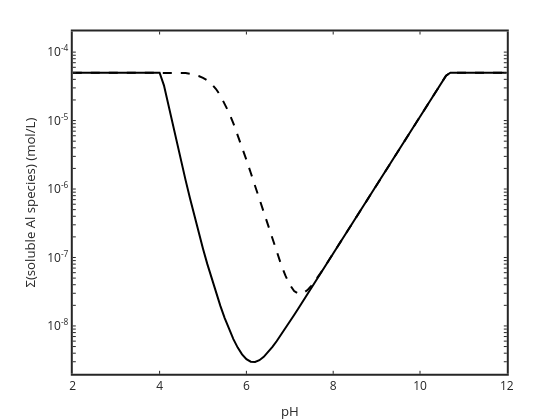

Notebook source saved alongside this figure:
### Code cell
%semilogy(pH,Al,'linewidth',2,pH,AlOH3s,'linewidth',2,pH,AlOH4,'linewidth',2, ...
%pH,Al13,'linewidth',2)
%solubleAl=AlT-AlOH3s;
semilogy(pH,solubleAlnoL,'k-','linewidth',2)
hold on
semilogy(pH,solubleAlwithL,'k--','linewidth',2)
set(gca,'linewidth',2,'fontsize',12)
%legend('Al3+','AlOH3s','AlOH4','Al13')
axis([2 12 2e-9 2e-4])
xlabel('pH'); ylabel('\Sigma(soluble Al species) (mol/L)')

### Figure 1 — Plotly figure (JSON) as saved in the notebook; plotly's stock layout.template omitted (floating-point values rounded to 4 significant figures)
{"data": [{"line": {"color": "rgb(0,0,0)", "dash": "solid", "width": 2}, "marker": {"color": "rgb(0,0,0)", "line": {"color": "rgb(0,0,0)"}, "size": 6, "symbol": "none"}, "mode": "lines", "name": "", "showlegend": false, "type": "scatter", "visibility": true, "x": [2, 2.1, 2.2, 2.3, 2.4, 2.5, 2.6, 2.7, 2.8, 2.9, 3, 3.1, 3.2, 3.3, 3.4, 3.5, 3.6, 3.7, 3.8, 3.9, 4, 4.1, 4.2, 4.3, 4.4, 4.5, 4.6, 4.7, 4.8, 4.9, 5, 5.1, 5.2, 5.3, 5.4, 5.5, 5.6, 5.7, 5.8, 5.9, 6, 6.1, 6.2, 6.3, 6.4, 6.5, 6.6, 6.7, 6.8, 6.9, 7, 7.1, 7.2, 7.3, 7.4, 7.5, 7.6, 7.7, 7.8, 7.9, 8, 8.1, 8.2, 8.3, 8.4, 8.5, 8.6, 8.7, 8.8, 8.9, 9, 9.1, 9.2, 9.3, 9.4, 9.5, 9.6, 9.7, 9.8, 9.9, 10, 10.1, 10.2, 10.3, 10.4, 10.5, 10.6, 10.7, 10.8, 10.9, 11, 11.1, 11.2, 11.3, 11.4, 11.5, 11.6, 11.7, 11.8, 11.9, 12], "xaxis": "x", "y": [5e-05, 5e-05, 5e-05, 5e-05, 5e-05, 5e-05, 5e-05, 5e-05, 5e-05, 5e-05, 5e-05, 5e-05, 5e-05, 5e-05, 5e-05, 5e-05, 5e-05, 5e-05, 5e-05, 5e-05, 5e-05, 3.267e-05, 1.692e-05, 8.832e-06, 4.653e-06, 2.478e-06, 1.337e-06, 7.325e-07, 4.081e-07, 2.319e-07, 1.346e-07, 7.995e-08, 4.871e-08, 3.048e-08, 1.963e-08, 1.304e-08, 8.971e-09, 6.423e-09, 4.824e-09, 3.841e-09, 3.274e-09, 3.01e-09, 2.983e-09, 3.162e-09, 3.538e-09, 4.121e-09, 4.934e-09, 6.017e-09, 7.424e-09, 9.229e-09, 1.153e-08, 1.444e-08, 1.812e-08, 2.277e-08, 2.863e-08, 3.602e-08, 4.533e-08, 5.705e-08, 7.18e-08, 9.038e-08, 1.138e-07, 1.432e-07, 1.803e-07, 2.27e-07, 2.858e-07, 3.598e-07, 4.529e-07, 5.702e-07, 7.178e-07, 9.037e-07, 1.138e-06, 1.432e-06, 1.803e-06, 2.27e-06, 2.858e-06, 3.597e-06, 4.529e-06, 5.702e-06, 7.178e-06, 9.036e-06, 1.138e-05, 1.432e-05, 1.803e-05, 2.27e-05, 2.858e-05, 3.597e-05, 4.529e-05, 5e-05, 5e-05, 5e-05, 5e-05, 5e-05, 5e-05, 5e-05, 5e-05, 5e-05, 5e-05, 5e-05, 5e-05, 5e-05, 5e-05], "yaxis": "y"}, {"line": {"color": "rgb(0,0,0)", "dash": "dash", "width": 2}, "marker": {"color": "rgb(0,0,0)", "line": {"color": "rgb(0,0,0)"}, "size": 6, "symbol": "none"}, "mode": "lines", "name": "", "showlegend": false, "type": "scatter", "visibility": true, "x": [2, 2.1, 2.2, 2.3, 2.4, 2.5, 2.6, 2.7, 2.8, 2.9, 3, 3.1, 3.2, 3.3, 3.4, 3.5, 3.6, 3.7, 3.8, 3.9, 4, 4.1, 4.2, 4.3, 4.4, 4.5, 4.6, 4.7, 4.8, 4.9, 5, 5.1, 5.2, 5.3, 5.4, 5.5, 5.6, 5.7, 5.8, 5.9, 6, 6.1, 6.2, 6.3, 6.4, 6.5, 6.6, 6.7, 6.8, 6.9, 7, 7.1, 7.2, 7.3, 7.4, 7.5, 7.6, 7.7, 7.8, 7.9, 8, 8.1, 8.2, 8.3, 8.4, 8.5, 8.6, 8.7, 8.8, 8.9, 9, 9.1, 9.2, 9.3, 9.4, 9.5, 9.6, 9.7, 9.8, 9.9, 10, 10.1, 10.2, 10.3, 10.4, 10.5, 10.6, 10.7, 10.8, 10.9, 11, 11.1, 11.2, 11.3, 11.4, 11.5, 11.6, 11.7, 11.8, 11.9, 12], "xaxis": "x", "y": [5e-05, 5e-05, 5e-05, 5e-05, 5e-05, 5e-05, 5e-05, 5e-05, 5e-05, 5e-05, 5e-05, 5e-05, 5e-05, 5e-05, 5e-05, 5e-05, 5e-05, 5e-05, 5e-05, 5e-05, 5e-05, 5e-05, 5e-05, 5e-05, 5e-05, 5e-05, 4.966e-05, 4.822e-05, 4.667e-05, 4.469e-05, 4.205e-05, 3.854e-05, 3.41e-05, 2.888e-05, 2.327e-05, 1.781e-05, 1.3e-05, 9.108e-06, 6.183e-06, 4.1e-06, 2.675e-06, 1.726e-06, 1.106e-06, 7.055e-07, 4.494e-07, 2.866e-07, 1.836e-07, 1.19e-07, 7.877e-08, 5.428e-08, 3.996e-08, 3.239e-08, 2.945e-08, 2.992e-08, 3.314e-08, 3.886e-08, 4.712e-08, 5.817e-08, 7.251e-08, 9.083e-08, 1.141e-07, 1.434e-07, 1.804e-07, 2.271e-07, 2.858e-07, 3.598e-07, 4.529e-07, 5.702e-07, 7.178e-07, 9.037e-07, 1.138e-06, 1.432e-06, 1.803e-06, 2.27e-06, 2.858e-06, 3.597e-06, 4.529e-06, 5.702e-06, 7.178e-06, 9.036e-06, 1.138e-05, 1.432e-05, 1.803e-05, 2.27e-05, 2.858e-05, 3.597e-05, 4.529e-05, 5e-05, 5e-05, 5e-05, 5e-05, 5e-05, 5e-05, 5e-05, 5e-05, 5e-05, 5e-05, 5e-05, 5e-05, 5e-05, 5e-05], "yaxis": "y"}], "layout": {"height": 420, "hovermode": "closest", "margin": {"b": 0, "l": 0, "r": 0, "t": 0}, "plot_bgcolor": "rgba(0,0,0,0)", "showlegend": false, "width": 560, "xaxis": {"anchor": "y", "autorange": false, "domain": [0.13, 0.905], "exponentformat": "none", "gridcolor": "rgba(38,38,38,0.15)", "gridwidth": 2, "linecolor": "rgb(38,38,38)", "linewidth": 2, "mirror": "ticks", "range": [2, 12], "showgrid": false, "showline": true, "side": "bottom", "spikedash": "solid", "spikemode": "across", "spikesides": false, "spikethickness": 1, "tickangle": 0, "tickcolor": "rgb(38,38,38)", "tickfont": {"color": "rgb(38,38,38)", "size": 12}, "ticklen": 3, "ticks": "inside", "ticktext": ["2", "4", "6", "8", "10", "12"], "tickvals": [2, 4, 6, 8, 10, 12], "title": {"font": {"color": "rgb(38,38,38)", "size": 13.2}, "text": "pH"}, "type": "linear", "visible": true, "zeroline": false}, "yaxis": {"anchor": "x", "autorange": false, "domain": [0.11, 0.925], "exponentformat": "none", "gridcolor": "rgba(38,38,38,0.15)", "gridwidth": 2, "linecolor": "rgb(38,38,38)", "linewidth": 2, "mirror": "ticks", "range": [-8.699, -3.699], "showgrid": false, "showline": true, "side": "left", "spikedash": "solid", "spikemode": "across", "spikesides": false, "spikethickness": 1, "tickangle": 0, "tickcolor": "rgb(38,38,38)", "tickfont": {"color": "rgb(38,38,38)", "size": 12}, "ticklen": 3, "ticks": "inside", "ticktext": ["", "", "", "", "", "", "", "", "10<sup>-8</sup>", "", "", "", "", "", "", "", "", "10<sup>-7</sup>", "", "", "", "", "", "", "", "", "10<sup>-6</sup>", "", "", "", "", "", "", "", "", "10<sup>-5</sup>", "", "", "", "", "", "", "", "", "10<sup>-4</sup>", ""], "tickvals": [2e-09, 3e-09, 4e-09, 5e-09, 6e-09, 7e-09, 8e-09, 9e-09, 1e-08, 2e-08, 3e-08, 4e-08, 5e-08, 6e-08, 7e-08, 8e-08, 9e-08, 1e-07, 2e-07, 3e-07, 4e-07, 5e-07, 6e-07, 7e-07, 8e-07, 9e-07, 1e-06, 2e-06, 3e-06, 4e-06, 5e-06, 6e-06, 7e-06, 8e-06, 9e-06, 1e-05, 2e-05, 3e-05, 4e-05, 5e-05, 6e-05, 7e-05, 8e-05, 9e-05, 0.0001, 0.0002], "title": {"font": {"color": "rgb(38,38,38)", "size": 13.2}, "text": "&#931;(soluble Al species) (mol/L)"}, "type": "log", "visible": true, "zeroline": false}}}
